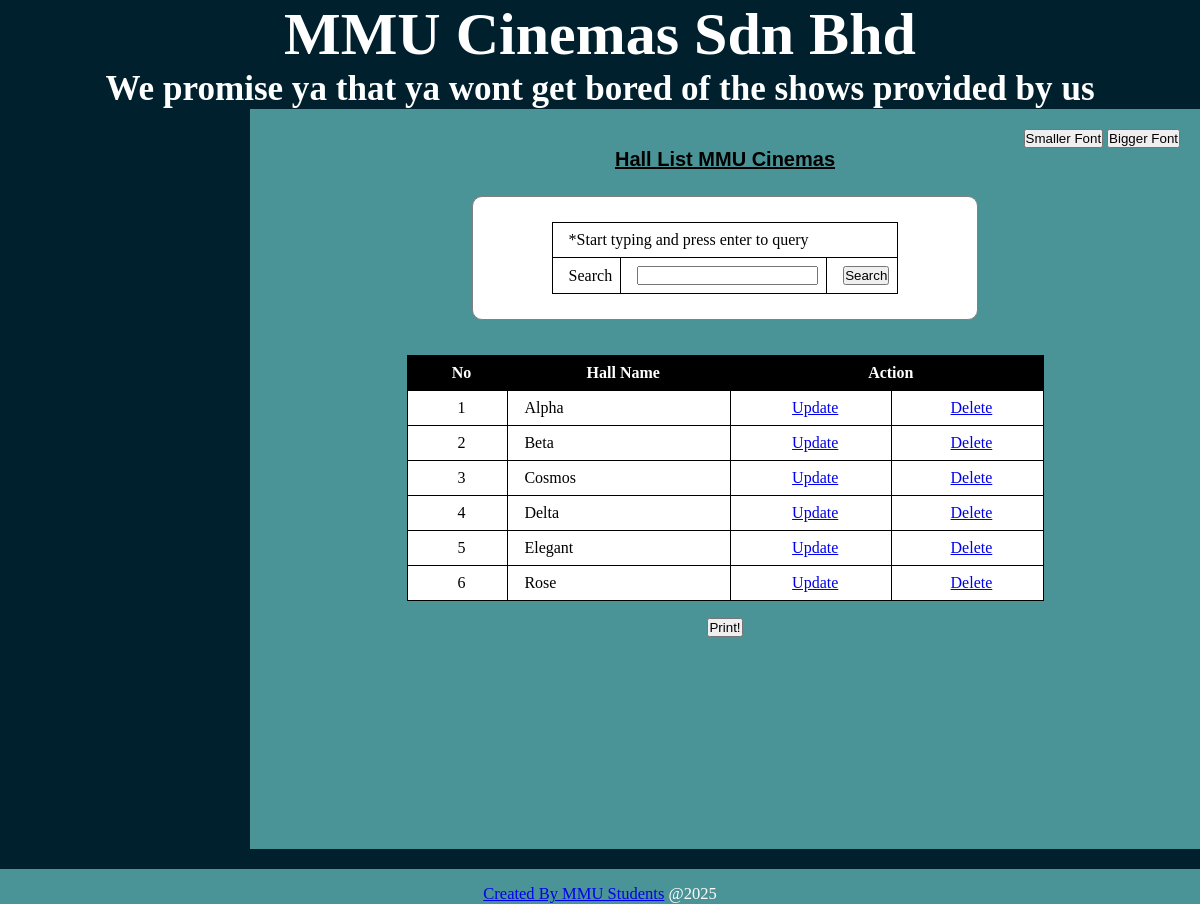
The app's page /hall_list.php (signed in) with its own data.
### tables this page shows
CREATE TABLE `hall` (
  `hallID` int(5) NOT NULL,
  `hallName` varchar(10) DEFAULT NULL
);

### hall_list.php (the view, shortened to what this page needs)
<!DOCTYPE html>
<html>
<head>
    <link rel="stylesheet" type="text/css" href="style2.css">
</head>
<body>
<div id="wrapper">
    <div id="header">
        <?php include('header.php');?>
    </div>
    <div id="menu">
            <?php include('menu.php');?>
    </div>
    <div id="main">
        <p align="right">
            <button onclick="resizeFont(-1)">Smaller Font</button>
            <button onclick="resizeFont(1)">Bigger Font</button>
        </p>
        <center>
        <h1>Hall List MMU Cinemas</h1>
            <center>
            <form id="borang" action="" method="POST" style="background-color: white; color:black">
                <table border="1" style="background-color: white; color:black">
                    <tr>
                        <td colspan="3">*Start typing and press enter to query</td>
                    </tr>
                    <tr>
                        <td>Search</td>
                        <td><input type="text" name="query" required autofocus /></td>
                        <td><input type="submit" name="submit" value="Search"></td>
                    </tr>
                </table>
            </form>
        <table border="1" style="background-color: white; color:black">
            <tr>
                <th>No</th>
                <th>Hall Name</th>
                <th colspan="2">Action</th>
            </tr>
            <?php
            require_once("connection.php");
            $query = isset($_POST['query']) ? $_POST['query'] : '';
            if ($query) {
                $stmt = $conn->prepare("SELECT * FROM hall WHERE hallName LIKE ? ORDER BY hallName ASC");
                $searchQuery = "%" . $query . "%";
                $stmt->bind_param("s", $searchQuery);
            } else {
                $stmt = $conn->prepare("SELECT * FROM hall ORDER BY hallName ASC");
            }
            if ($stmt->execute()) {
                $result = $stmt->get_result();
                $counter = 1;
                if ($result->num_rows > 0) {
                    while ($row = $result->fetch_assoc()) {
            ?>
                        <tr>
                            <td align="center"> <?php echo $counter++; ?> </td>
                            <td> <?php echo $row['hallName'] ?> </td>
                            <td align="center"><a href="hall_update.php?hallID=<?php echo $row['hallID']; ?>"> Update</a></td>
                            <td align="center"><a href="hall_delete.php?hallID=<?php echo $row['hallID']; ?>" onclick="return checkdelete()"> Delete</a></td>
                        </tr>
            <?php
                    }
                } else {
                    echo "<tr><td colspan='4' align='center'>No results found</td></tr>";
                }
            } else {
                echo "Error executing query: " . $stmt->error;
            }
            ?>
        </table>
        </center>
        <h2 align="center">
            <input type="submit" name="print" value="Print!" onclick="printContent('main')">
        </h2>
    </div>
    <div id="footer">
        <?php include('footer.php');?>
    </div>
</div>
</html>

### style2.css (style rules this page uses)
* { margin: 0; padding: 0; }
body { font-family: cursive; color: white; background-color: #00202e; }
#header { font-family: "brody", regular; font-weight: normal; font-size: 30px; text-align: center; background-color: #00202e; }
#footer { margin-top: 20px; height: 25px auto; text-align: center; padding-top: 15px; width: 100%; background-color: #4a9396; font-size: 16.5px; margin-bottom: 0px; }
#menu { padding-top: 15px; float: left; width:250px; height:730px; background-color: #00202e; border-radius: 0px 0px 0px 0px; margin-bottom: -100px; overflow-x: hidden; }
#main { height: 700px; background-color: #4a9396; min-height: 650px auto; float:inline; width: 96.8% auto; padding: 20px; overflow: auto; }
#main table { width: 70%; border-collapse: collapse; margin: 10px auto; border-color: black; text-indent: 8px; }
#main table { text-decoration: none; }
#main table th { background-color: black; color: #fff; font-size: 16px; padding:8px 8px; }
#main table td { padding:8px 8px; }
#main table tr { color: black; }
#borang { background-color: #f2f2f2; padding: 15px; margin: 25px; width: 52%; border: 1px solid grey; border-radius: 10px; margin-bottom: 35px; }
#main h1 { font-size:20px; text-decoration-line: underline; font-family: 'Franklin Gothic Medium', 'Arial Narrow', Arial, sans-serif; color: black; }

### records on screen
hall: hallName "Alpha"
hall: hallName "Beta"
hall: hallName "Cosmos"
hall: hallName "Delta"
hall: hallName "Elegant"
hall: hallName "Rose"
